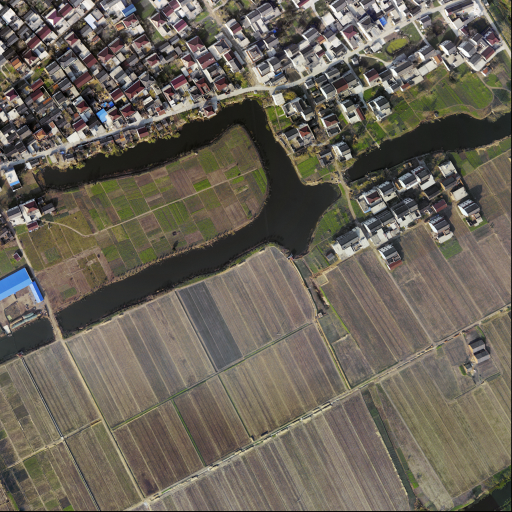
%> input picture Aerial image/image.bmp, 1024 x 1024 px (shown at 1/2 size)
$ octave MRF_MSSP.m   (GNU Octave 9; MATLAB toolbox functions it lacks are replaced by stand-ins)
%> lines starting %> are read from the running program, lines starting %| are printed output that depends on the picture
clc
clear
close all
tic
%%     This code is used to test the performance of Aerial image on the MRF-MSSP model
%      Code from J. Wang, Dr. L. Wang and Dr. C. Zheng
%      spectral dissimilarity and hierarchical semantic for remote sensing image
%%   Input test data
%    Aerial image
%    y: The tested image
%    label_k2: ground truth
y=double(imread("..\Aerial image\image.bmp"));
label_k2 = double(imread('..\Aerial image\GroundTruth.bmp'));
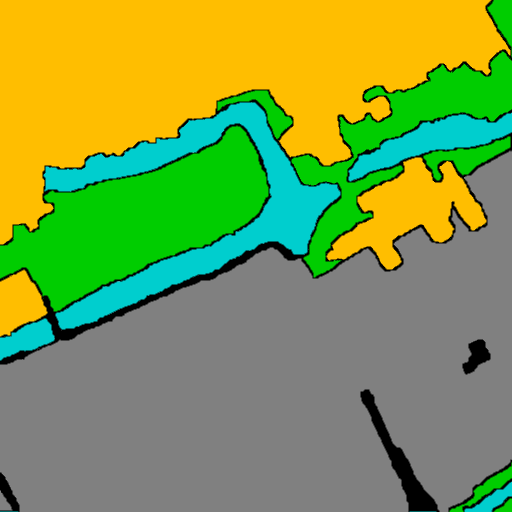
%> input picture Aerial image/GroundTruth.bmp, 1024 x 1024 px (shown at 1/2 size)
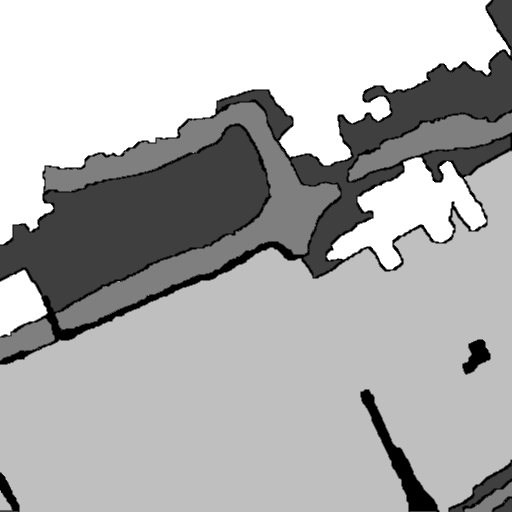
%> label_k2: size 1024x1024 double (shown at 1/2 size); min 0, max 4, mean 2.77; drawn with min black and max white

%%   Initialization of the two-layer labels
%  High-level semantic label
%> (the run ends here)
